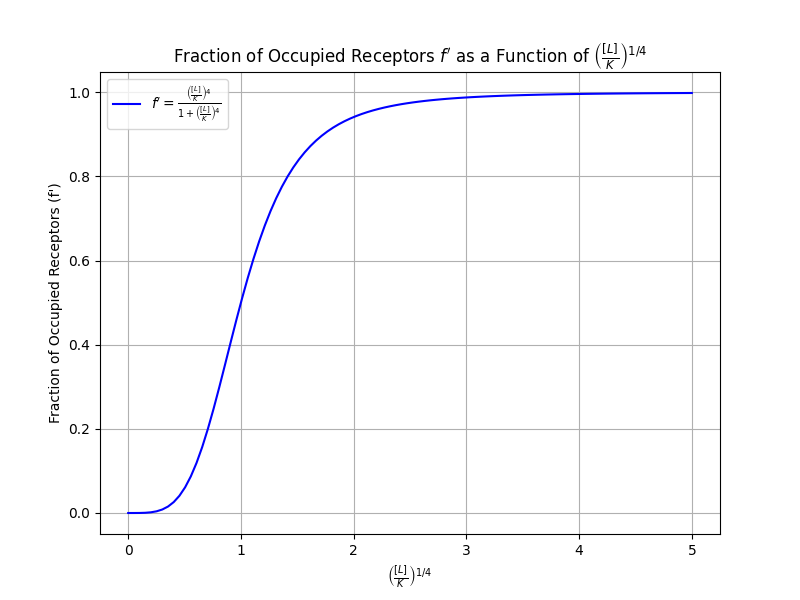

This figure's Python source:
import numpy as np
import matplotlib.pyplot as plt

# Define the function for the modified fraction of occupied receptors f' as a function of (L/K)^(1/4)
def modified_fraction_occupied(L_over_K_fourth):
    return (L_over_K_fourth**4) / (1 + L_over_K_fourth**4)

# Create an array for (L/K)^(1/4) values between 0 and 5
L_over_K_fourth_values = np.linspace(0, 5, 100)

# Calculate the corresponding f' values
f_prime_values = modified_fraction_occupied(L_over_K_fourth_values)

# Plot f' as a function of (L/K)^(1/4)
plt.figure(figsize=(8, 6))
plt.plot(L_over_K_fourth_values, f_prime_values, label=r"$f' = \frac{\left(\frac{[L]}{K}\right)^4}{1 + \left(\frac{[L]}{K}\right)^4}$", color='blue')
plt.title(r"Fraction of Occupied Receptors $f'$ as a Function of $\left(\frac{[L]}{K}\right)^{1/4}$")
plt.xlabel(r"$\left(\frac{[L]}{K}\right)^{1/4}$")
plt.ylabel("Fraction of Occupied Receptors (f')")
plt.grid(True)
plt.legend()
plt.savefig('f_prime.png')
plt.show()
